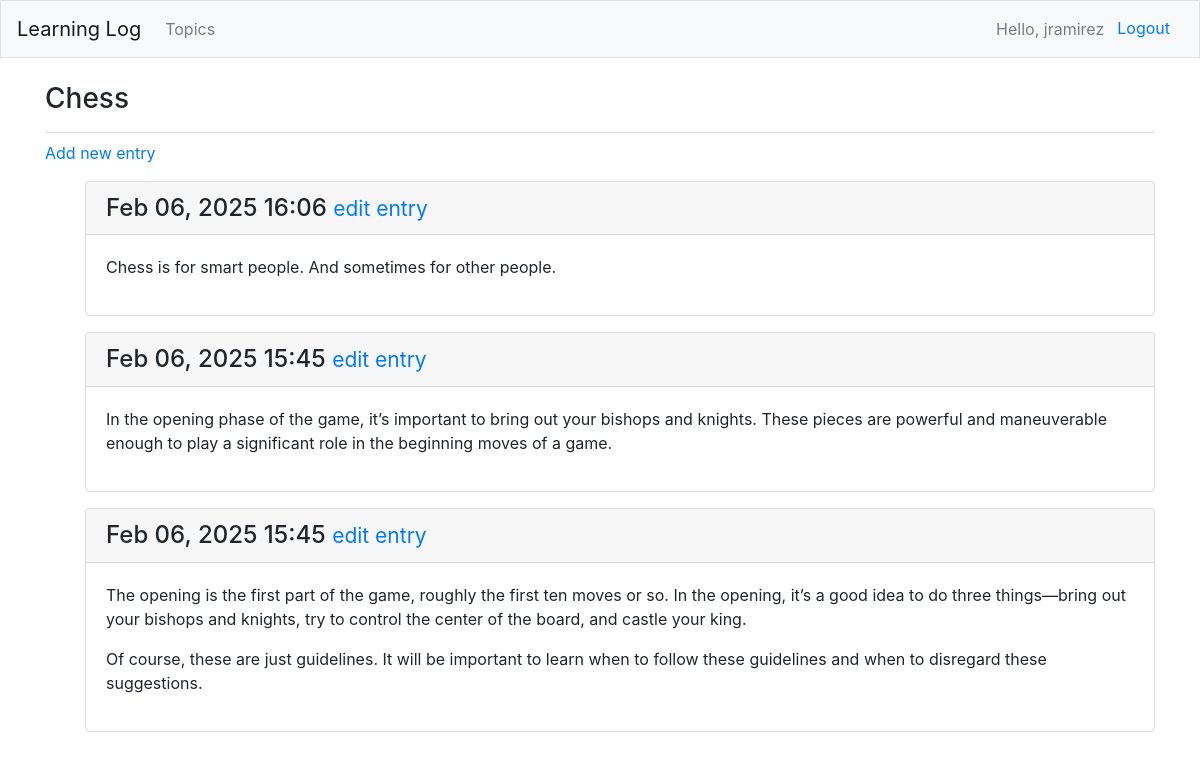
The page /topics/1/ (signed in) on the database its author committed.
### learning_logs/models.py (models this page shows, shortened)
class Topic(models.Model):
    text = models.CharField(max_length=200)
    date_added = models.DateTimeField(auto_now_add=True)
    owner = models.ForeignKey(User, on_delete=models.CASCADE)
    def __str__(self):
        return self.text

class Entry(models.Model):
    topic = models.ForeignKey(Topic, on_delete=models.CASCADE)
    text = models.TextField()
    date_added = models.DateTimeField(auto_now_add=True)
    class Meta:
        verbose_name_plural = "entries"

### learning_logs/views.py (the view)
# urls.py: path("topics/<int:topic_id>/", views.topic, name="topic"),
@login_required
def topic(request, topic_id):
    topic = Topic.objects.get(id=topic_id)
    _check_topic_owner(request, topic)
    entries = topic.entry_set.order_by("-date_added")
    context = {"topic": topic, "entries": entries}
    return render(request, "learning_logs/topic.html", context)

### learning_logs/views.py (called while the page is built)
def _check_topic_owner(request, topic):
    if topic.owner != request.user:
        raise Http404

### learning_logs/templates/learning_logs/topic.html
{% extends 'learning_logs/base.html' %}
{% block page_header %}
  <h3>{{ topic }}</h3>
{% endblock page_header %}
{% block content %}
  <p>
    <a href="{% url 'learning_logs:new_entry' topic.id %}">Add new entry</a>
  </p>
  <ul>
    {% for entry in entries %}
    <div class="card mb-3">
      <h4 class="card-header">
        {{ entry.date_added|date:'M d, Y H:i' }}
        <small>
          <a href="{% url 'learning_logs:edit_entry' entry.id %}">edit entry</a>
        </small>
      </h4>
      <div class="card-body">
        {{ entry.text|linebreaks }}
      </div>
    </div>
    {% empty %}
      <p>There are no entries for this topic yet.</p>
    {% endfor %}
  </ul>
{% endblock content %}

### learning_logs/templates/learning_logs/base.html (shortened to what this page needs)
{% load bootstrap4 %}
<!doctype html>
<html lang='en'>
  <head>
    {% bootstrap_css %}
  </head>
  <body>
    <nav class="navbar navbar-expand-md navbar-light bg-light mb-4 border">
      <a class="navbar-brand" href="{% url 'learning_logs:index' %}">Learning Log</a>
      <div class="collapse navbar-collapse" id="navbarCollapse">
        <ul class="navbar-nav mr-auto">
          <li class="nav-item">
            <a class="nav-link" href="{% url 'learning_logs:topics' %}">Topics</a>
          </li>
        </ul>
        <ul class="navbar-nav ml-auto">
          {% if user.is_authenticated %}
          <li class="nav-item">
            <span class="navbar-text">Hello, {{ user.username }}</span>
          </li>
          <li class="nav-item">
            <form method="post" action="{% url 'users:logout' %}">
              <button type="submit" class="btn btn-link">Logout</button>
            </form>
          </li>
          {% endif %}
        </ul>
      </div>
    </nav>
    <main role="main" class="container">
      <div class="pb-2 mb-2 border-bottom">
        {% block page_header %}{% endblock page_header %}
      </div>
      <div>
        {% block content %}{% endblock content %}
      </div>
    </main>
  </body>
</html>

### rows shown on the page
Topic: text "Chess"
Entry: date_added "Feb 06, 2025 16:06", text "Chess is for smart people. And sometimes for other people."
Entry: date_added "Feb 06, 2025 15:45", text "In the opening phase of the game, it’s important to bring out your bishops and knights. These pieces are powerful and maneuverable enough to play a significant role in the beginning moves of a game."
Entry: date_added "Feb 06, 2025 15:45", text "The opening is the first part of the game, roughly the first ten moves or so. In the opening, it’s a good idea to do three things—bring out your bishops and knights, try to control the center of the board, and castle your king. Of course, these are just guidelines. It will be important to learn when to follow these guidelines and when to disregard these suggestions."

### other values the page prints
{{ user.username }} "jramirez"
